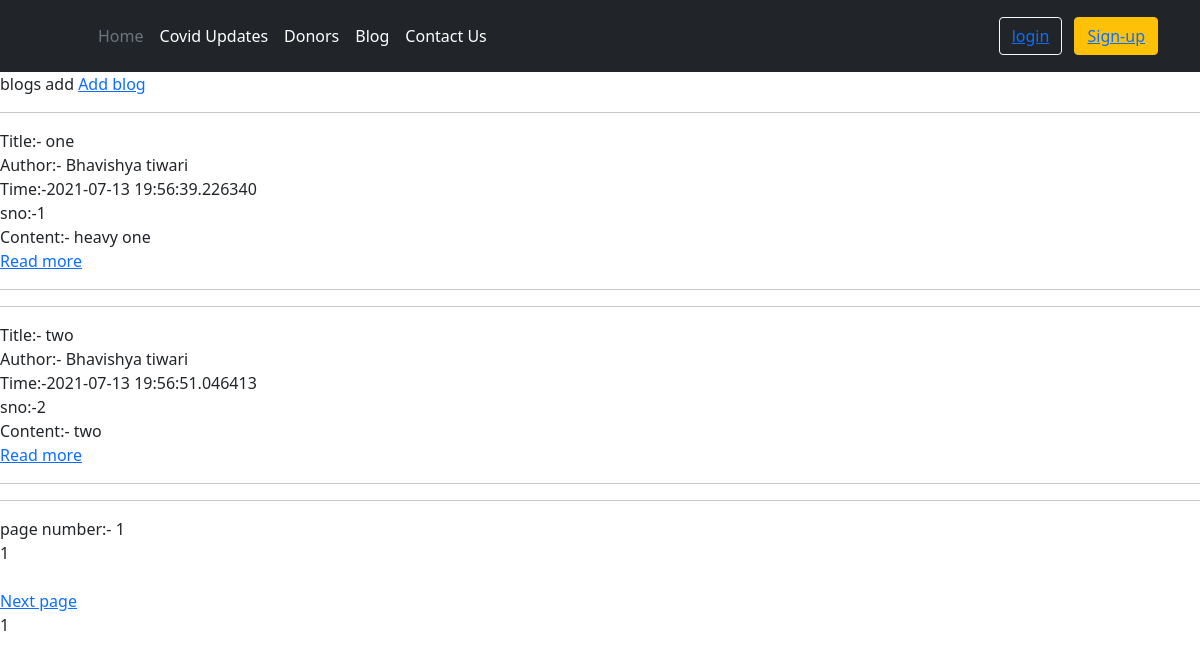
Screenshot of /blog/ with the database file from the repository.
### blog/models.py (models this page shows, shortened)
class Post(models.Model):
    sno=models.AutoField(primary_key=True)
    title=models.CharField(max_length=255)
    author=models.CharField(max_length=50)
    Timestamp=models.CharField(max_length=50)
    content=models.TextField()

### blog/views.py (the view)
# urls.py: path('', views.blogHome, name='blogHome'),
def blogHome(request):
    post = Post.objects.all().order_by('sno')
    paginator = Paginator(post, 2)
    Page_number = request.GET.get('page')
    Page_obj = paginator.get_page(Page_number)
    return render(request, 'blog/blogHome.html', {"page_obj": Page_obj})

### templates/blog/blogHome.html (shortened to what this page needs)
{% extends 'base.html' %}
{% block body %}
blogs add
<a href="/blog/addblog">Add blog</a>
<hr>
{% for post in page_obj %}
Title:- {{post.title}} <br>
Author:- {{post.author}} <br>
Time:-{{post.Timestamp}} <br>
sno:-{{post.sno}} <br>
Content:- {{post.content}}<br>
<a href="/blog/{{post.sno}}">Read more</a> <hr> <hr>
{% endfor %}
page number:- {{page_obj.number}} <br>
{{page_obj.number}}
<div><span>
{% if page_obj.has_next %}  <br>
<a href= "?page={{page_obj.next_page_number}}"> Next page</a>
{% endif %}
</span></div>
<span > {{page_obj.number}}  </span> </a>
 {% endblock %}

### templates/base.html (shortened to what this page needs)
<!DOCTYPE html>
<html lang="en">
<head>
  <link href="https://cdn.jsdelivr.net/npm/bootstrap@5.0.2/dist/css/bootstrap.min.css" rel="stylesheet"
>
</head>
<body>
  <header class="p-3 bg-dark text-white" >
    <div id="navbar" class="container">
      <div id="navbar2" class="d-flex flex-wrap align-items-center justify-content-center justify-content-lg-start">
        <a href="/" class="d-flex align-items-center mb-2 mb-lg-0 text-white text-decoration-none">
          <svg class="bi me-2" width="40" height="32" role="img" aria-label="Bootstrap">
            <use xlink:href="#bootstrap">
            </use>
          </svg>
        </a>
        <ul class="nav col-12 col-lg-auto me-lg-auto mb-2 justify-content-center mb-md-0" id="List">
          <li><a href="/" class="nav-link px-2 text-secondary text-">Home</a></li>
          <li><a href="/covidupdates" class="nav-link px-2 text-white">Covid Updates</a></li>
          <li><a href="/donors" class="nav-link px-2 text-white">Donors</a></li>
          <li><a href="/blog" class="nav-link px-2 text-white">Blog</a></li>
          <li><a href="/contactus" class="nav-link px-2 text-white">Contact Us</a></li>
        </ul>
        {% if request.user.is_authenticated %}
        <a href="/profile">{{request.user}}</a>
        {% else %}
        <div class="text-end">
          <button type="button" class="btn btn-outline-light me-2"><a href="/login">login</a></button>
          <button type="button" class="btn btn-warning"> <a href="/nusignup">Sign-up</a> </button>
        </div>
        {% endif %}
      </div>
    </div>
  </header>
  {% block body %}
   {% endblock body %}
</body>
</html>

### rows the page displays
Post: title "one", author "Bhavishya tiwari", Timestamp "2021-07-13 19:56:39.226340", sno "1", content "heavy one"
Post: title "two", author "Bhavishya tiwari", Timestamp "2021-07-13 19:56:51.046413", sno "2", content "two"

### other values shown
{{ page_obj.number }} "1"
